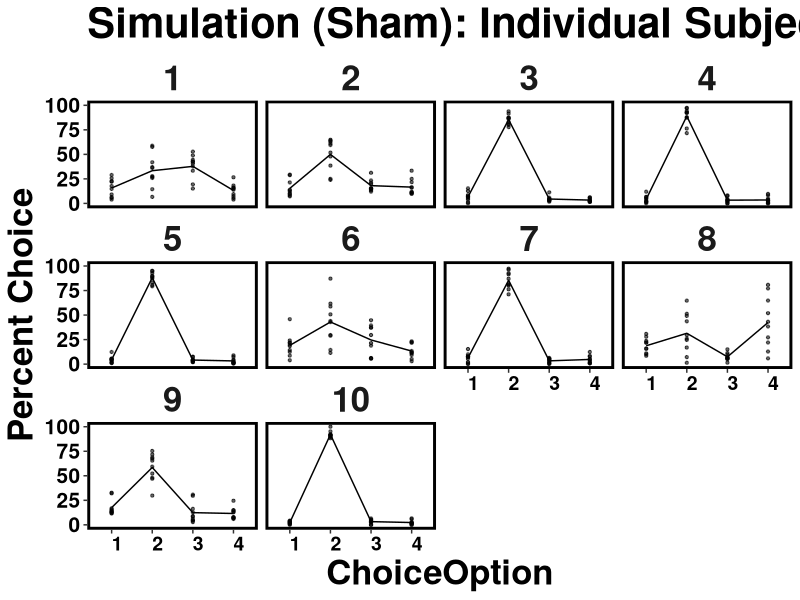
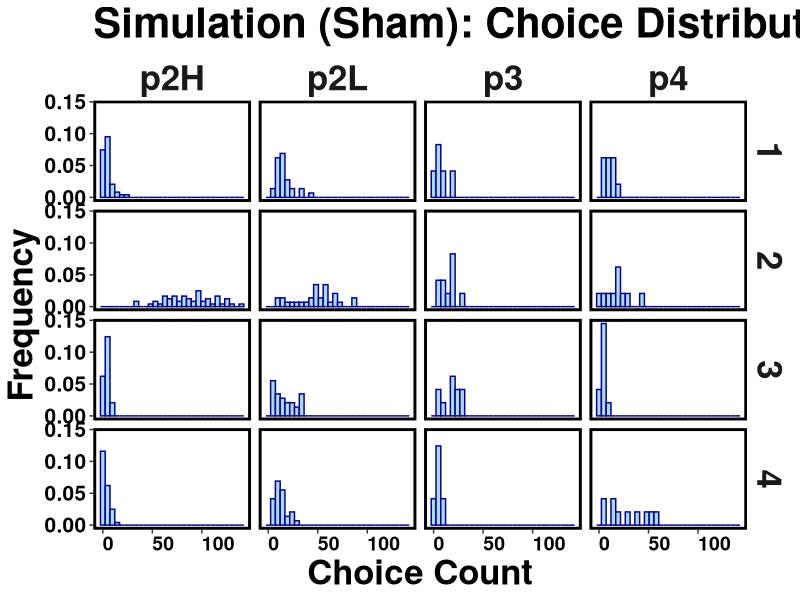
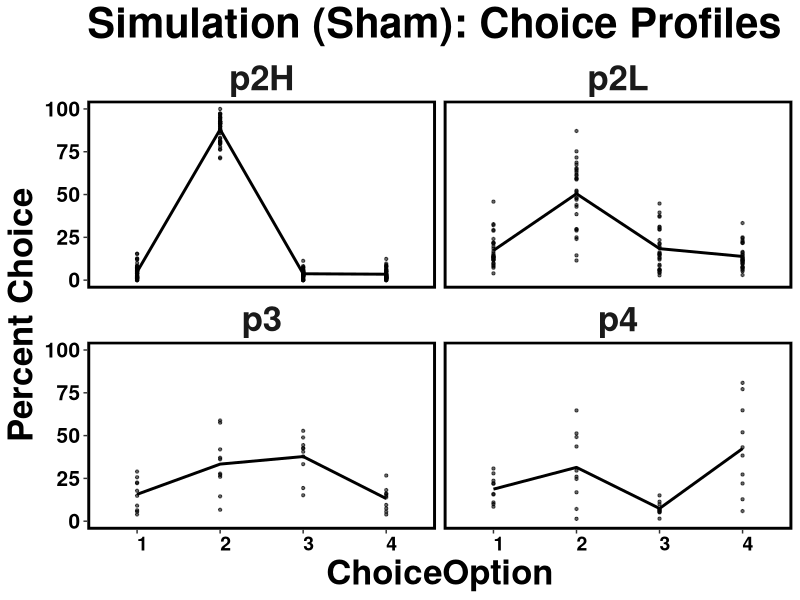

Reproduce these figures in R, in order.
### Code to simulate RGT data ###

#Conceptual design:
  # In our prior work, we have identified 5 behavioral phenotypes on the RGT
  # We fit an existing data to the softmax function for each phenotype and used those fitted values as population parameters
  # Fitted values are stored in the sim_parameters.csv file
  # The simulation repeatedly samples from those populations, adding variance for each subject and session

#Simulation workflow:
  # Set up: import libraries and file containing simulation parameters
  # Define functions: define functions to vary parameters by subject and session 
  # Simulate data using combination of apply() family and nested loops
  # Process/plot simulated data 

#Note: the parameters are currently set to simulate one dataset, but you can increase the number of repetitions if needed




###set up###

#load libraries 
library(truncnorm) 
library(dplyr)
library(tidyr)
library(readr)
library(progress)

#set working directory
#setwd("~/Desktop/School/Lab/Stats Projects/PoBS paper/GitHub")


#define softmax function
softmax = function(values, t) {
  exp_values = exp(t*values)
  probs = exp_values/sum(exp_values)
  return(probs) 
}

#import/format reference file for weights/thetas
SM<-read.csv("sim_parameters.csv")
SM<-data.frame(SM)
SM$Phenotype[SM$Phenotype=="p2_high"]<-"p2H" #shorten names for easier reference
SM$Phenotype[SM$Phenotype=="p2_low"]<-"p2L"
row.names(SM)<- paste0(SM$Phenotype, SM$Parameter)
SM['p2HSub_SD', 'P1'] #can reference a single value like this:






####define functions to be used in the simulation###

# First parameter: Theta --> softmax parameter representing how much a subject explores among the RGT choices

#theta by subject function
get_theta_Sub=function(pheno){
  theta_Sub=rtruncnorm(1,a=SM[paste0(pheno,'Sub_min'), 'Theta'], 
                       b=SM[paste0(pheno,'Sub_max'), 'Theta'], 
                       mean=SM[paste0(pheno,'Sub_mean'), 'Theta'], 
                       sd=SM[paste0(pheno,'Sub_SD'), 'Theta'])
  return(theta_Sub)}


#theta by session function
get_theta_Ses=function(Sbj){
  Phenotype_ses<-DF[DF$ID_number==Sbj, "Phenotype"]
  rtruncnorm(1,a=SM[paste0(Phenotype_ses, "Ses_min"), 'Theta'],
             b=SM[paste0(Phenotype_ses,'Ses_max'), 'Theta'], 
             mean=DF$Theta_Sub[DF$ID_number==Sbj],
             sd=SM[paste0(Phenotype_ses,'Ses_SD'), 'Theta'])
}



# Second parameter: Rate --> softmax parameter representing RGT choice preferences


#rate by subject function
get_rate_Sub=function(pheno){
  rate_Sub=c(rtruncnorm(1,a=SM[paste0(pheno,'Sub_min'), 'P1'], b=SM[paste0(pheno,'Sub_max'), 'P1'], 
                        mean=SM[paste0(pheno,'Sub_mean'), 'P1'], 
                        sd=rtruncnorm(1,
                                      a=SM[paste0(pheno,'Sub_SD_min'), 'P1'], 
                                      b=SM[paste0(pheno,'Sub_SD_max'), 'P1'], 
                                      mean=SM[paste0(pheno,'Sub_SD_mean'), 'P1'], 
                                      sd=SM[paste0(pheno,'Sub_SD_SD'), 'P1'])),
             rtruncnorm(1,a=SM[paste0(pheno,'Sub_min'), 'P2'], b=SM[paste0(pheno,'Sub_max'), 'P2'], 
                        mean=SM[paste0(pheno,'Sub_mean'), 'P2'], 
                        sd=rtruncnorm(1,
                                      a=SM[paste0(pheno,'Sub_SD_min'), 'P2'], 
                                      b=SM[paste0(pheno,'Sub_SD_max'), 'P2'], 
                                      mean=SM[paste0(pheno,'Sub_SD_mean'), 'P2'], 
                                      sd=SM[paste0(pheno,'Sub_SD_SD'), 'P2'])),
             rtruncnorm(1,a=SM[paste0(pheno,'Sub_min'), 'P3'], b=SM[paste0(pheno,'Sub_max'), 'P3'], 
                        mean=SM[paste0(pheno,'Sub_mean'), 'P3'], 
                        sd=rtruncnorm(1,
                                      a=SM[paste0(pheno,'Sub_SD_min'), 'P3'], 
                                      b=SM[paste0(pheno,'Sub_SD_max'), 'P3'], 
                                      mean=SM[paste0(pheno,'Sub_SD_mean'), 'P3'], 
                                      sd=SM[paste0(pheno,'Sub_SD_SD'), 'P3'])),
             rtruncnorm(1,a=SM[paste0(pheno,'Sub_min'), 'P4'], b=SM[paste0(pheno,'Sub_max'), 'P4'], 
                        mean=SM[paste0(pheno,'Sub_mean'), 'P4'], 
                        sd=rtruncnorm(1,
                                      a=SM[paste0(pheno,'Sub_SD_min'), 'P4'], 
                                      b=SM[paste0(pheno,'Sub_SD_max'), 'P4'], 
                                      mean=SM[paste0(pheno,'Sub_SD_mean'), 'P4'], 
                                      sd=SM[paste0(pheno,'Sub_SD_SD'), 'P4'])))
  return(rate_Sub)}



#rate by session function
get_rate_Ses=function(Sbj){
  Phenotype_ses<-DF[DF$ID_number==Sbj, "Phenotype"]
  rate_Ses=c(rtruncnorm(1,a=SM[paste0(Phenotype_ses,'Ses_min'), 'P1'], b=SM[paste0(Phenotype_ses,'Ses_max'), 'P1'], 
                        mean=DF$Rate.P1[DF$ID_number==Sbj], 
                        sd=rtruncnorm(1,
                                     a=SM[paste0(Phenotype_ses,'Ses_SD_min'), 'P1'], 
                                     b=SM[paste0(Phenotype_ses,'Ses_SD_max'), 'P1'], 
                                     mean=SM[paste0(Phenotype_ses,'Ses_SD_mean'), 'P1'], 
                                     sd=SM[paste0(Phenotype_ses,'Ses_SD_SD'), 'P1'])),
             rtruncnorm(1,a=SM[paste0(Phenotype_ses,'Ses_min'), 'P2'], b=SM[paste0(Phenotype_ses,'Ses_max'), 'P2'], 
                        mean=DF$Rate.P2[DF$ID_number==Sbj], 
                        sd=rtruncnorm(1,
                                     a= SM[paste0(Phenotype_ses,'Ses_SD_min'), 'P2'], 
                                     b= SM[paste0(Phenotype_ses,'Ses_SD_max'), 'P2'], 
                                     mean= SM[paste0(Phenotype_ses,'Ses_SD_mean'), 'P2'], 
                                     sd= SM[paste0(Phenotype_ses,'Ses_SD_SD'), 'P2'])),
             rtruncnorm(1,a=SM[paste0(Phenotype_ses,'Ses_min'), 'P3'], b=SM[paste0(Phenotype_ses,'Ses_max'), 'P3'], 
                        mean=DF$Rate.P3[DF$ID_number==Sbj],   
                        sd=rtruncnorm(1,
                                     a= SM[paste0(Phenotype_ses,'Ses_SD_min'), 'P3'], 
                                     b= SM[paste0(Phenotype_ses,'Ses_SD_max'), 'P3'], 
                                     mean= SM[paste0(Phenotype_ses,'Ses_SD_mean'), 'P3'], 
                                     sd= SM[paste0(Phenotype_ses,'Ses_SD_SD'), 'P3'])),
             rtruncnorm(1,a=SM[paste0(Phenotype_ses,'Ses_min'), 'P4'], b=SM[paste0(Phenotype_ses,'Ses_max'), 'P4'], 
                        mean=DF$Rate.P4[DF$ID_number==Sbj],  
                        sd=rtruncnorm(1,
                                     a= SM[paste0(Phenotype_ses,'Ses_SD_min'), 'P4'], 
                                     b= SM[paste0(Phenotype_ses,'Ses_SD_max'), 'P4'], 
                                     mean= SM[paste0(Phenotype_ses,'Ses_SD_mean'), 'P4'], 
                                     sd= SM[paste0(Phenotype_ses,'Ses_SD_SD'), 'P4'])))
  return(rate_Ses)}




#third parameter: Trials --> number of trials per session varies across subject/session

#trials by subject function
get_trials_Sub=function(pheno){
  trials_Sub=round(rtruncnorm(1,a=1, b=250, mean=SM[paste0(pheno,'Sub_mean'), 'Trial'], 
                              sd=SM[paste0(pheno,'Sub_SD'), 'Trial']))
  return(trials_Sub)}



#trials by session function
get_trials_Ses=function(Sbj){
  Phenotype_ses<-DF[DF$ID_number==Sbj, "Phenotype"]
  trials_Ses=round(rtruncnorm(1,a=1,b=250,mean=as.integer(DF$Trial_Sub[DF$ID_number==Sbj]),
                              sd=SM[paste0(Phenotype_ses,'Ses_SD'), 'Trial']))
  return(trials_Ses)}










###simulate data using sapply and loop combinations### 

#there are 3 levels of loops 
  # Level 1: assigns subjects to a phenotype and selects population-level softmax parameters
  # Level 2: varies softmax parameters by session 
  # Level 3: assigns choices on trial-by-trial basis

#create dataframes to hold values at all 3 loop levels
DF<-data.frame(Block=double(),Iteration=double(),ID_number=double(), Phenotype=double(), Theta_Sub=double(), 
               Rate.P1=double(), Rate.P2=double(), Rate.P3=double(),Rate.P4=double(), Trial_Sub=double())
DF2<-data.frame(Block=double(),Iteration=double(),Subject=double(), Phenotype=double(), Session=double(),
                Trial_Ses=double(),Theta_Ses=double(), Rate_Ses.P1=double(), Rate_Ses.P2=double(), 
                Rate_Ses.P3=double(),Rate_Ses.P4=double())
DF3<-data.frame(Repetition=double(), Block=double(),Iteration=double(), ID=double(), Phenotype=double(), 
                Session=double(),Trial=double(),ChoiceOption=double())
Counts<-data.frame(ChoiceOption=double(), Session=double(), Subject=double(), 
                       Phenotype=double(), Iteration=double(), ChoiceCount=double())


#Manually change parameters if desired 
num_Block=1 #increase to simulation additional datasets
num_Iter=1 #increase to simulation additional datasets
num_Ses=10
num_Sub=10


#Simulation loop
start<-proc.time() #start timer
pb <- txtProgressBar(min = 0, max = num_Iter*num_Block, style = 3);k<-0 #initiate progress bar
for(Block in 1:num_Block){
  for(Iteration in 1:num_Iter){ 
    k<-k+1;setTxtProgressBar(pb, k);pb #progress bar
    for(ID_number in 1:num_Sub){ #Level 1: assign subjects to phenotype; supply softmax parameters
      Phenotype<-sample(c("p1","p2H", "p2L", "p3", "p4"), 1, replace = TRUE, prob = c(1/58, 33/58, 10/58, 6/58, 8/58)) 
                  #sham probabilities
      #Phenotype<-sample(c("p1","p2H", "p2L", "p3", "p4"), 1, replace = TRUE, prob = c(9/51, 7/51, 17/51, 8/51, 10/51))  
                  #TBI probabilities: effect size estimate = 0.44
                  #un-comment this line to simulate TBI rats instead of Sham rats
      Theta_Sub<-sapply(Phenotype, get_theta_Sub)
      Rate_Sub<-sapply(Phenotype, get_rate_Sub)
      Rate.P1<-Rate_Sub[1];Rate.P2<-Rate_Sub[2];Rate.P3<-Rate_Sub[3];Rate.P4<-Rate_Sub[4]
      Trial_Sub=get_trials_Sub(Phenotype)
      cols<-as.data.frame(cbind(Block, Iteration, ID_number, Phenotype, Theta_Sub, 
                                Rate.P1, Rate.P2, Rate.P3, Rate.P4, Trial_Sub))
      DF=rbind(DF,cols)
    }
    for(Subject in DF$ID_number){ #Level 2: vary softmax parameters by session for each subject
      Theta_Ses<-as.data.frame(matrix(replicate(num_Ses, get_theta_Ses(Subject))));colnames(Theta_Ses)[1] <- "Theta_Ses" 
      Rate_Ses<-as.data.frame(t(replicate(num_Ses, get_rate_Ses(Subject))));colnames(Rate_Ses)=c("P1","P2","P3","P4") 
      Trial_Ses=as.data.frame(matrix(replicate(num_Ses, get_trials_Ses(Subject))));colnames(Trial_Ses)[1] <- "Trial_Ses" 
      Session_df<-as.data.frame(1:num_Ses);colnames(Session_df)[1] <- "Session" 
      Phenotype_df=as.data.frame(rep(DF$Phenotype[DF$ID_number==Subject], num_Ses));colnames(Phenotype_df)[1] <- "Phenotype"
      Iteration_df<-as.data.frame(rep(Iteration,num_Ses));colnames(Iteration_df)[1] <- "Iteration"
      Block_df<-as.data.frame(rep(Block,num_Ses));colnames(Block_df)[1] <- "Block"
      Subject_df<-as.data.frame(rep(Subject,num_Ses));colnames(Subject_df)[1] <- "Subject"
      cols<-as.data.frame(cbind(Block_df,Iteration_df, Subject_df,Phenotype_df, Session_df, Trial_Ses, Theta_Ses, Rate_Ses))
      DF2=rbind(DF2,cols)
    }
    for(Sub in 1:max(as.integer(DF2$Subject))){
      for(Ses in 1:max(as.integer(DF2$Session))){ #Level 3: create trials for each subject/session
        tot_Trial<-as.integer(DF2$Trial_Ses[DF2$Subject==Sub&DF2$Session==Ses])
        ChoiceOption<-replicate(tot_Trial, which.max(rmultinom(1,1,
                                           softmax(c(DF2$P1[DF2$Subject==Sub & DF2$Session==Ses],
                                                     DF2$P2[DF2$Subject==Sub & DF2$Session==Ses], 
                                                     DF2$P3[DF2$Subject==Sub & DF2$Session==Ses], 
                                                     DF2$P4[DF2$Subject==Sub & DF2$Session==Ses]), 
                                                  DF2$Theta_Ses[DF2$Subject==Sub & DF2$Session==Ses]))))
        Iteration_df<-as.data.frame(rep(Iteration,tot_Trial));colnames(Iteration_df)[1] <- "Iteration"
        Block_df<-as.data.frame(rep(Block,tot_Trial));colnames(Block_df)[1] <- "Block"
        Repetition_df<-as.data.frame(Iteration_df$Iteration+((Block_df$Block-1)*num_Iter));colnames(Repetition_df)[1] <- "Repetition"
        Subject_df<-as.data.frame(rep(Sub,tot_Trial));colnames(Subject_df)[1] <- "Subject"
        Session_df<-as.data.frame(rep(Ses, tot_Trial));colnames(Session_df)[1] <- "Session"
        Phenotype_df=as.data.frame(rep(DF2$Phenotype[DF2$Subject==Sub&DF2$Session==Ses], tot_Trial));colnames(Phenotype_df)[1] <- "Phenotype"
        Trial<-as.data.frame(1:tot_Trial);colnames(Trial)[1] <- "Trial"
        cols<-as.data.frame(cbind(Repetition_df,Block_df,Iteration_df,Subject_df, Phenotype_df, Session_df, Trial, ChoiceOption))
        DF3=rbind(DF3,cols)
      }
    }
    #re-intialize dataframes after each iteration
    DF<-data.frame(Block=double(),Iteration=double(),ID_number=double(), Phenotype=double(), Theta_Sub=double(), 
                   Rate.P1=double(), Rate.P2=double(), Rate.P3=double(),Rate.P4=double(), Trial_Sub=double())
    DF2<-data.frame(Block=double(),Iteration=double(),Subject=double(), Phenotype=double(), Session=double(),
                    Trial_Ses=double(),Theta_Ses=double(), Rate_Ses.P1=double(), Rate_Ses.P2=double(), 
                    Rate_Ses.P3=double(),Rate_Ses.P4=double())
  }
  #write raw data to dataframe, process to aggregate data, remove raw data
  count_df<-DF3 %>% count(ChoiceOption, Session, Subject, Phenotype, Repetition) 
  colnames(count_df)[colnames(count_df)=="n"] <- "ChoiceCount"
  Counts<-rbind(Counts, count_df)
  DF3<-data.frame(Repetition=double(), Block=double(),Iteration=double(), ID=double(), Phenotype=double(), 
                  Session=double(),Trial=double(),ChoiceOption=double())
}
proc.time() - start #update timer










###process/plot simulated data###

#assign zeros to implictly missing data
library(tidyverse)
ChoiceSummary<-Counts %>% group_by(Subject, Session, Phenotype, Repetition) %>% 
  complete(ChoiceOption = seq(1,4, by=1), fill = list(ChoiceCount=0)) 


#Calculate percent choice
temp<-aggregate(ChoiceCount~Session+Subject+Repetition, sum, data=ChoiceSummary)
colnames(temp)[colnames(temp)=="ChoiceCount"] <- "TotChoice"
ChoiceSummary<-merge(ChoiceSummary, temp, by=c("Session", "Subject", "Repetition"), all=T)
ChoiceSummary$PctChoice<-(ChoiceSummary$ChoiceCount/ChoiceSummary$TotChoice)*100
ChoiceSummary$ChoiceOption<-as.factor(ChoiceSummary$ChoiceOption)
ChoiceSummary$Session<-as.numeric(ChoiceSummary$Session)
ChoiceSummary$Repetition<-as.numeric(ChoiceSummary$Repetition)


#count number of each phenotype in the simulation
temp<-aggregate(PctChoice~Phenotype+Subject+Repetition, FUN=mean, data=ChoiceSummary)
temp%>%count(Phenotype)


#plotting
library(ggplot2)
my_theme<-theme(
  plot.title = element_text(size=30, face="bold"),
  axis.title.x = element_text(size=25, face="bold"),
  axis.title.y = element_text(size=25, face="bold"),
  axis.text.y = element_text(size=15, face="bold", color="black"),
  axis.text.x = element_text(size=14, hjust = 0, face="bold", color="black"),
  legend.title = element_blank(),
  legend.text = element_text(size = 20, face="bold"),
  legend.key=element_blank(),
  panel.background = element_rect(fill="white", colour="white"),  
  panel.border = element_rect(colour = "black", fill=NA, size=2), 
  strip.text.x = element_text(size = 25, face="bold"),
  strip.text.y = element_text(size = 25, face="bold"),
  strip.background = element_rect(color="white", fill="white"),
  panel.grid.major = element_blank(),
  panel.grid.minor = element_blank(),
) 



#plot choice profiles for individual subjects 
ggplot(data=ChoiceSummary,aes(x=ChoiceOption, y=PctChoice))+   
  geom_point(size=0.8, alpha=0.6)+
  stat_summary(aes(group=Subject), fun=mean, geom="line")+
  facet_wrap(~Subject)+
  ggtitle("Simulation (Sham): Individual Subjects")+
  ylab("Percent Choice")+ 
  my_theme



#plot distributions of each Choice Option
ggplot(ChoiceSummary, aes(x=ChoiceCount)) + 
  geom_histogram(aes(y=..density..), color="darkblue", fill="lightblue", bins=30)+ 
  facet_grid(ChoiceOption~Phenotype)+
  xlab("Choice Count") +
  ylab("Frequency")+
  ggtitle("Simulation (Sham): Choice Distributions")+
  my_theme+
  theme(strip.text.y = element_text(size = 25, face="bold"))


#plot average line for each phenotype
ggplot(data=ChoiceSummary, aes(x=ChoiceOption, y=PctChoice))+   
  geom_point(size=0.8, alpha=0.6)+
  stat_summary(aes(group=Phenotype),size=1, fun=mean, geom="line")+
  facet_wrap(~Phenotype)+
  ggtitle("Simulation (Sham): Choice Profiles")+
  ylab("Percent Choice")+
  my_theme
